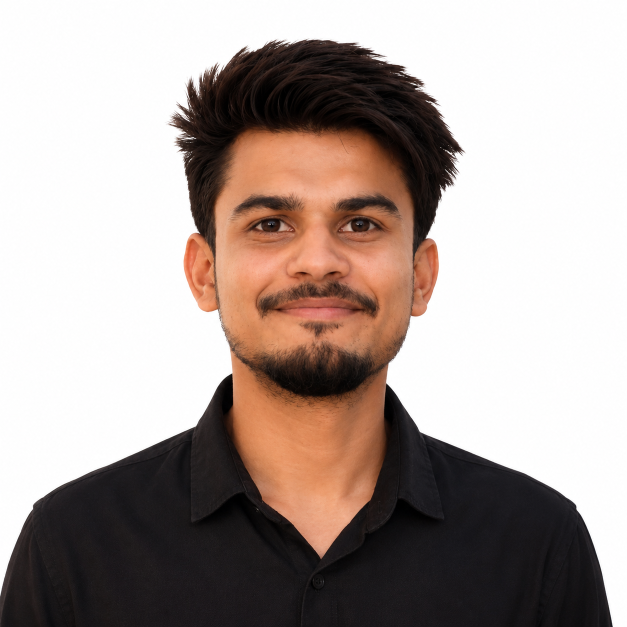
#> input picture assets/profile.png, 1254 x 1254 px (shown at 1/2 size)
$ python generate_banner.py
#> lines starting #> are read from the running program, lines starting #| are printed output that depends on the picture; after the words box and inside, x2 and y2 are one past the last pixel; in counts of white or black regions, pixels touching at a corner belong together
from pathlib import Path

from PIL import Image, ImageDraw, ImageFont

ROOT = Path(__file__).resolve().parents[1]
ASSETS = ROOT / "assets"
WIDTH, HEIGHT = 1600, 400
PRIMARY = (10, 42, 102)
ACCENT = (30, 167, 255)
WHITE = (255, 255, 255)
MUTED = (184, 199, 220)
LIGHT = (232, 238, 247)
AVATAR_SIZE = 184
AVATAR_X = 1188
AVATAR_Y = 108
AVATAR_CENTER_X = AVATAR_X + AVATAR_SIZE // 2
AVATAR_CENTER_Y = AVATAR_Y + AVATAR_SIZE // 2


def load_font(size: int, bold: bool = False) -> ImageFont.FreeTypeFont | ImageFont.ImageFont:
    candidates = [
        "C:/Windows/Fonts/segoeuib.ttf" if bold else "C:/Windows/Fonts/segoeui.ttf",
        "C:/Windows/Fonts/arialbd.ttf" if bold else "C:/Windows/Fonts/arial.ttf",
    ]
    for path in candidates:
        if Path(path).exists():
            return ImageFont.truetype(path, size)
    return ImageFont.load_default()


def draw_background(draw: ImageDraw.ImageDraw) -> None:
    for y in range(HEIGHT):
        ratio = y / HEIGHT
        r = int(6 + (PRIMARY[0] - 6) * (0.35 + ratio * 0.65))
        g = int(14 + (PRIMARY[1] - 14) * (0.25 + ratio * 0.75))
        b = int(32 + (PRIMARY[2] - 32) * (0.2 + ratio * 0.8))
        draw.line([(0, y), (WIDTH, y)], fill=(r, g, b))

    for x in range(80, 980, 28):
        for y in range(36, HEIGHT - 24, 28):
            draw.ellipse((x, y, x + 2, y + 2), fill=(30, 167, 255, 28))


def draw_avatar_accents(draw: ImageDraw.ImageDraw) -> None:
    glow_radius = 132
    draw.ellipse(
        (
            AVATAR_CENTER_X - glow_radius,
            AVATAR_CENTER_Y - glow_radius,
            AVATAR_CENTER_X + glow_radius,
            AVATAR_CENTER_Y + glow_radius,
        ),
        fill=(ACCENT[0], ACCENT[1], ACCENT[2], 42),
    )

    inner_radius = 108
    draw.ellipse(
        (
            AVATAR_CENTER_X - inner_radius,
            AVATAR_CENTER_Y - inner_radius,
            AVATAR_CENTER_X + inner_radius,
            AVATAR_CENTER_Y + inner_radius,
        ),
        fill=(ACCENT[0], ACCENT[1], ACCENT[2], 28),
    )

def circular_avatar(source: Path, size: int) -> Image.Image:
    image = Image.open(source).convert("RGBA")
    image = image.resize((size, size), Image.Resampling.LANCZOS)
    mask = Image.new("L", (size, size), 0)
    ImageDraw.Draw(mask).ellipse((0, 0, size, size), fill=255)
    image.putalpha(mask)
    return image


def circular_avatar_with_ring(source: Path, size: int, ring_width: int = 4) -> Image.Image:
    avatar = circular_avatar(source, size)
    canvas_size = size + ring_width * 2 + 8
    canvas = Image.new("RGBA", (canvas_size, canvas_size), (0, 0, 0, 0))
    ring_draw = ImageDraw.Draw(canvas)
    ring_draw.ellipse((0, 0, canvas_size, canvas_size), outline=ACCENT + (230,), width=ring_width)
    canvas.paste(avatar, (ring_width + 4, ring_width + 4), avatar)
    return canvas


def main() -> None:
    profile_path = ASSETS / "profile.png"
    if not profile_path.exists():
        raise FileNotFoundError(f"Missing profile image: {profile_path}")

    banner = Image.new("RGBA", (WIDTH, HEIGHT), PRIMARY)
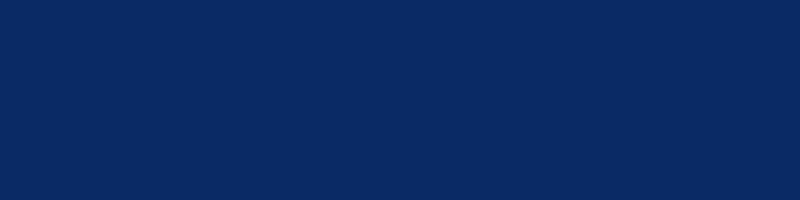
#> banner: PIL image 1600x400 RGBA (shown at 1/2 size); mean R, G, B, A 10, 42, 102, 255
    draw = ImageDraw.Draw(banner, "RGBA")
    draw_background(draw)
    draw_avatar_accents(draw)

    title_font = load_font(54, bold=True)
    subtitle_font = load_font(28, bold=True)
    body_font = load_font(22)
    small_font = load_font(17)

    draw.text((120, 64), "Ankit Biswas", font=title_font, fill=WHITE)
    draw.text((120, 132), "Software Engineer", font=subtitle_font, fill=ACCENT)
    draw.text((120, 182), "Tools a team uses. Products you can open.", font=body_font, fill=LIGHT)
    draw.text(
        (120, 226),
        "React  ·  .NET  ·  Next.js  ·  Python",
        font=small_font,
        fill=MUTED,
    )
    draw.rounded_rectangle((120, 276, 560, 318), radius=21, fill=(7, 24, 64), outline=ACCENT, width=2)
    draw.text((142, 286), "Newmark   ·   Hyderabad   ·   KIIT CSE", font=small_font, fill=LIGHT)

    avatar_size = AVATAR_SIZE
    avatar = circular_avatar(profile_path, avatar_size)
#> in circular_avatar, `mask = Image.new("L", (size, size), 0)`: mask: PIL image 184x184 L; every value is 0
#> in circular_avatar, `ImageDraw.Draw(mask).ellipse((0, 0, size, size), fill=255)`:
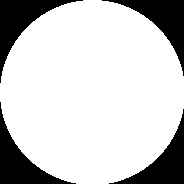
#> mask: PIL image 184x184 L; 79.2% white; 4 black regions, box (x1, y1, x2, y2) and area: (0, 0, 83, 83) 1843, (102, 0, 184, 76) 1760, (0, 102, 76, 184) 1760, (109, 109, 184, 184) 1678
    ring_size = avatar_size + 16
    ring = Image.new("RGBA", (ring_size, ring_size), (0, 0, 0, 0))
#> ring: PIL image 200x200 RGBA; every value is 0
    ring_draw = ImageDraw.Draw(ring)
    ring_draw.ellipse((0, 0, ring_size, ring_size), outline=ACCENT + (220,), width=4)
    ring_x = AVATAR_CENTER_X - ring_size // 2
    ring_y = AVATAR_CENTER_Y - ring_size // 2
    banner.paste(ring, (ring_x, ring_y), ring)
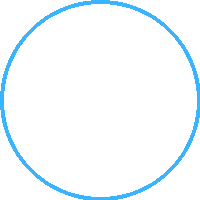
#> ring: PIL image 200x200 RGBA; mean R, G, B, A 1.8, 9.9, 15.2, 13.1; transparent parts drawn white
    banner.paste(avatar, (AVATAR_X, AVATAR_Y), avatar)
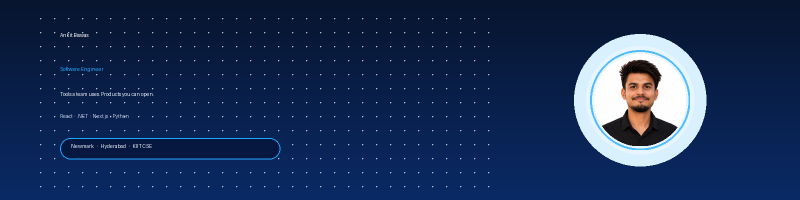
#> banner: PIL image 1600x400 RGBA (shown at 1/2 size); mean R, G, B, A 16.5, 43.1, 85.5, 245.3; transparent parts drawn white

    output = ASSETS / "banner.png"
    banner.convert("RGB").save(output, format="PNG", optimize=True)
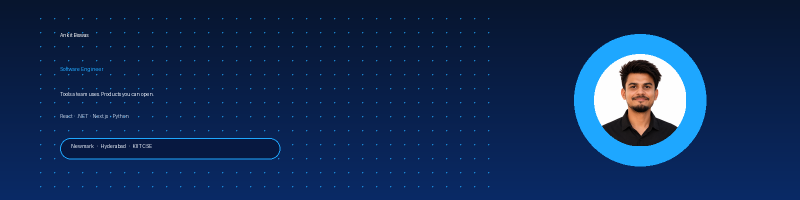
#> saved as banner.png: PIL image 1600x400 RGB (shown at 1/2 size); mean R, G, B 16.5, 43.1, 85.5
    print(f"Generated {output}")

    profile_circle = circular_avatar_with_ring(profile_path, 220)
#> call 2 of circular_avatar, with size = 220
#> in circular_avatar (call 2), `mask = Image.new("L", (size, size), 0)`: mask: PIL image 220x220 L; every value is 0
#> in circular_avatar (call 2), `ImageDraw.Draw(mask).ellipse((0, 0, size, size), fill=255)`: mask: PIL image 220x220 L; 79.1% white; 4 black regions, box (x1, y1, x2, y2) and area: (0, 0, 100, 100) 2630, (121, 0, 220, 92) 2530, (0, 121, 92, 220) 2530, (129, 129, 220, 220) 2431
#> in circular_avatar (call 2), `image.putalpha(mask)`:
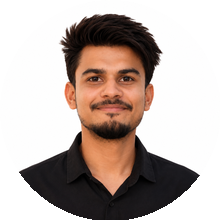
#> image: PIL image 220x220 RGBA; mean R, G, B, A 173, 160.2, 154.9, 201.7; transparent parts drawn white
#> in circular_avatar_with_ring, `canvas = Image.new("RGBA", (canvas_size, canvas_size), (0, 0, 0, 0))`: canvas: PIL image 236x236 RGBA; every value is 0
#> in circular_avatar_with_ring, `canvas.paste(avatar, (ring_width + 4, ring_width + 4), avatar)`:
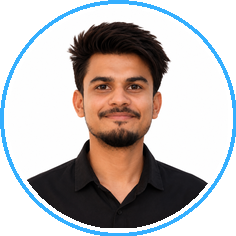
#> canvas: PIL image 236x236 RGBA; mean R, G, B, A 120, 115.9, 115.5, 186.8; transparent parts drawn white
    profile_output = ASSETS / "profile-circle.png"
    profile_circle.save(profile_output, format="PNG", optimize=True)
    print(f"Generated {profile_output}")


if __name__ == "__main__":
    main()
